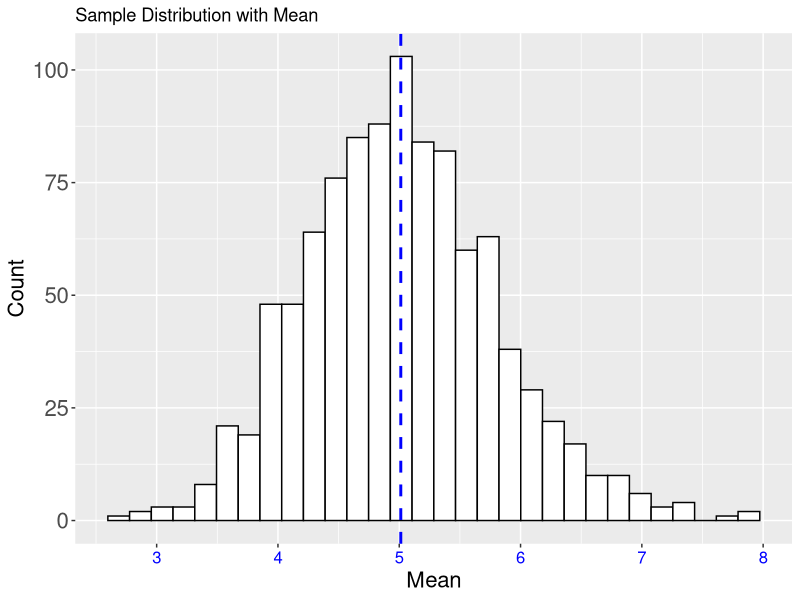
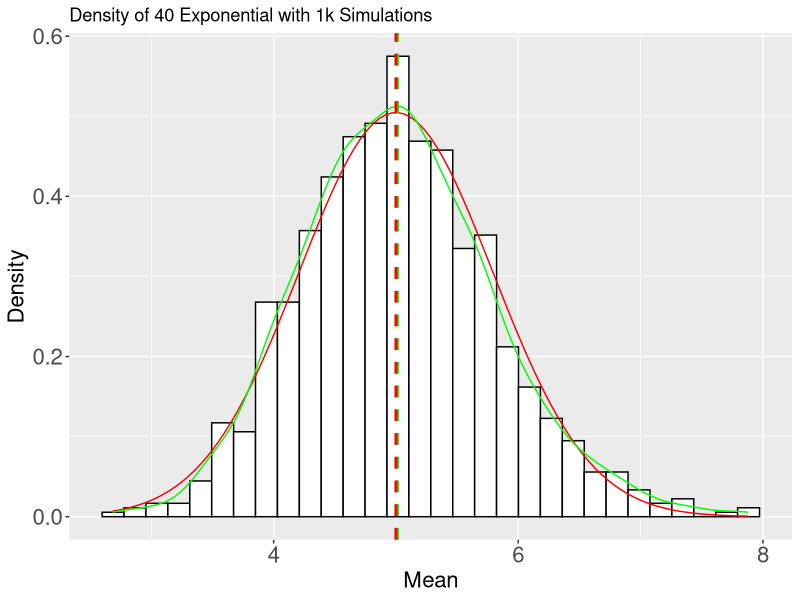

These charts were generated, in order, by the following R code:
## ---- chunk 1
knitr::opts_chunk$set(echo = TRUE)
## ---- chunk 2
  library(R.utils)
  library(data.table)
  library(dplyr)
  library(lubridate)
  library(ggplot2)
## ---- chunk 3
  set.seed(8534)
  rate<-0.2
  n<-40
  intervals<-1000
  sim<-NULL
  for (i in 1 : intervals) sim = c(sim, mean(rexp(n,rate)))
  
  
  sim<-data.table(sim)
  theoMean<-(1/rate)
  theoVar<-theoMean^2/n
  sampMean<-mean(sim$sim)
## ---- chunk 4
g<-ggplot(sim, aes(x=sim)) 
g<-g + geom_histogram(color="black",fill="white", bins=30)
g<-g + geom_vline(aes(xintercept=mean(sim)),
                  color="blue",linetype="dashed",size=1)
g<-g + theme(axis.text.x=element_text(size=12, color="#0000ff")) 
g<-g+ scale_x_continuous(breaks=c(3:8))
g<-g+labs(title="Sample Distribution with Mean", x="Mean",y="Count")
g<-g+theme(axis.text = element_text(size=16), axis.title = element_text(size=16))
g
## ---- chunk 5
g2<-ggplot(sim, aes(x=sim))
g2<-g2 + geom_histogram(aes(y=..density..),color="black",fill="white", bins=30)
g2<- g2 + stat_function(fun=dnorm, args = list(mean=theoMean, sd=sqrt(theoVar)), color="red")
g2<-g2 + labs(title="Density of 40 Exponential with 1k Simulations", x="Mean",y="Density")
g2<-g2+geom_density(color="green")
g2<-g2 + geom_vline(aes(xintercept=mean(sim)),
                  color="green",linetype="dashed",size=1)
g2<-g2 + geom_vline(aes(xintercept=theoMean),
                  color="red",linetype="dashed",size=1)
g2<-g2+theme(legend.position="right")
g2<-g2+theme(axis.text = element_text(size=16), axis.title = element_text(size=16))
g2
